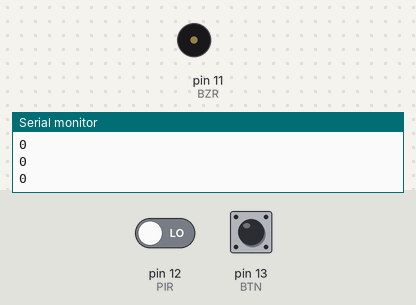
The sketch below on a simulated Arduino Uno, built with avr-gcc and run on an emulated ATmega328P. On the bench: buzzer (waves = sounding), the last lines printed to the serial monitor. The inputs (shaded band) are chosen by the test bench; at power-on: pin 12 (PIR) LOW, pin 13 (BTN) LOW.

Above: at 1.2 s.
1.3 s: pin 12 (PIR) driven HIGH
At 1.7 s:
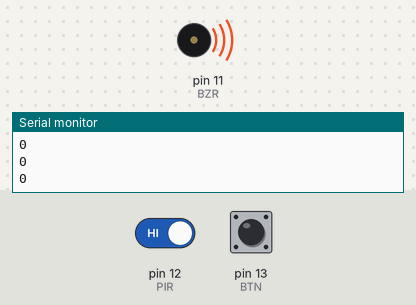
4.3 s: pin 13 (BTN) pulled HIGH for 0.15 s
At 4.7 s:
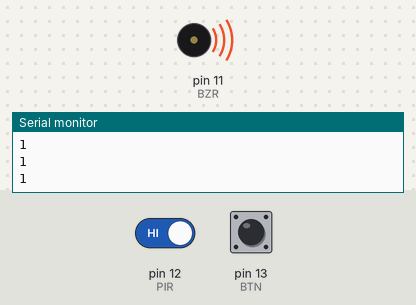
Timing chart, 0 to 7.3 s (numbered marks = the images above; inputs shaded):
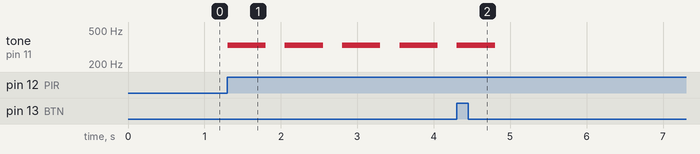

The sketch:

W05T02.Buzzer.with.melodies.ino
```cpp
/*
 * ISM.77257.Lectures
 * @author: coskun
 *
 * W05T02.Meters-Sensors.Buzzer.with.melodies
 *
 * PIR ile anahtarlama kontrolü yapıldı.Devreye bağlanan Buzzer elemandan
 * alarm sinyali üretildi ve butona basılınca alarmın susturlması
 * sağlandı.
 *
 * Not: Bu devre lamba rölesi yerine LED kullandık.
 */
#define PIR 12
#define BZR 11
#define BTN 13
bool btn,sense,durum=false;

void setup() {
  // put your setup code here, to run once:
  pinMode(BTN,INPUT);
  pinMode(PIR,INPUT);
  pinMode(BZR,OUTPUT);
  Serial.begin(9600);
}

void loop() {
  // put your main code here, to run repeatedly:
  sense = (bool)digitalRead(PIR);
  btn = (bool)digitalRead(BTN);

  if(sense)
    durum = true;

  if(durum)
    alert(true);

  if(btn){
    durum=false;
    while(sense){
      noTone(BZR);
      sense = digitalRead(PIR);
    }
  }


  delay(50);
  Serial.println(sense);
}

void alert(bool b){
  if(b)
  {
    tone(BZR,330); //(PIN to play buzzer sound, FREQUENCY for tone)
    delay(500);
    noTone(BZR);   //stop playing sound
    delay(200);
  }
  else{noTone(BZR);}
}
```

Measured:
- after the input at 1.3 s, tone on pin 11 (BZR): alternates 330 Hz for 0.50 s and silent for 0.25 s, starting at once
- after the input at 4.3 s, tone on pin 11 (BZR): goes on until 4.8 s, then stays silent
